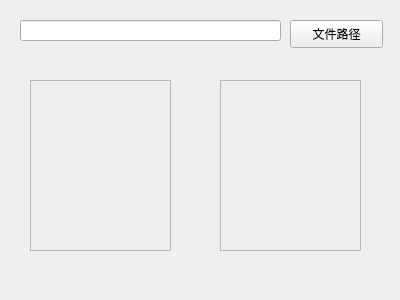
<?xml version="1.0" encoding="UTF-8"?>
<ui version="4.0">
 <class>Form</class>
 <widget class="QWidget" name="Form">
  <property name="geometry">
   <rect>
    <x>0</x>
    <y>0</y>
    <width>400</width>
    <height>300</height>
   </rect>
  </property>
  <property name="windowTitle">
   <string>Form</string>
  </property>
  <widget class="QScrollArea" name="scrollArea">
   <property name="geometry">
    <rect>
     <x>30</x>
     <y>80</y>
     <width>141</width>
     <height>171</height>
    </rect>
   </property>
   <property name="widgetResizable">
    <bool>true</bool>
   </property>
   <widget class="QWidget" name="scrollAreaWidgetContents">
    <property name="geometry">
     <rect>
      <x>0</x>
      <y>0</y>
      <width>139</width>
      <height>169</height>
     </rect>
    </property>
   </widget>
  </widget>
  <widget class="QScrollArea" name="scrollArea_2">
   <property name="geometry">
    <rect>
     <x>220</x>
     <y>80</y>
     <width>141</width>
     <height>171</height>
    </rect>
   </property>
   <property name="widgetResizable">
    <bool>true</bool>
   </property>
   <widget class="QWidget" name="scrollAreaWidgetContents_2">
    <property name="geometry">
     <rect>
      <x>0</x>
      <y>0</y>
      <width>139</width>
      <height>169</height>
     </rect>
    </property>
   </widget>
  </widget>
  <widget class="QLineEdit" name="lineEdit">
   <property name="geometry">
    <rect>
     <x>20</x>
     <y>20</y>
     <width>261</width>
     <height>21</height>
    </rect>
   </property>
  </widget>
  <widget class="QPushButton" name="pushButton">
   <property name="geometry">
    <rect>
     <x>290</x>
     <y>20</y>
     <width>93</width>
     <height>28</height>
    </rect>
   </property>
   <property name="text">
    <string>文件路径</string>
   </property>
  </widget>
 </widget>
 <resources/>
 <connections/>
</ui>
